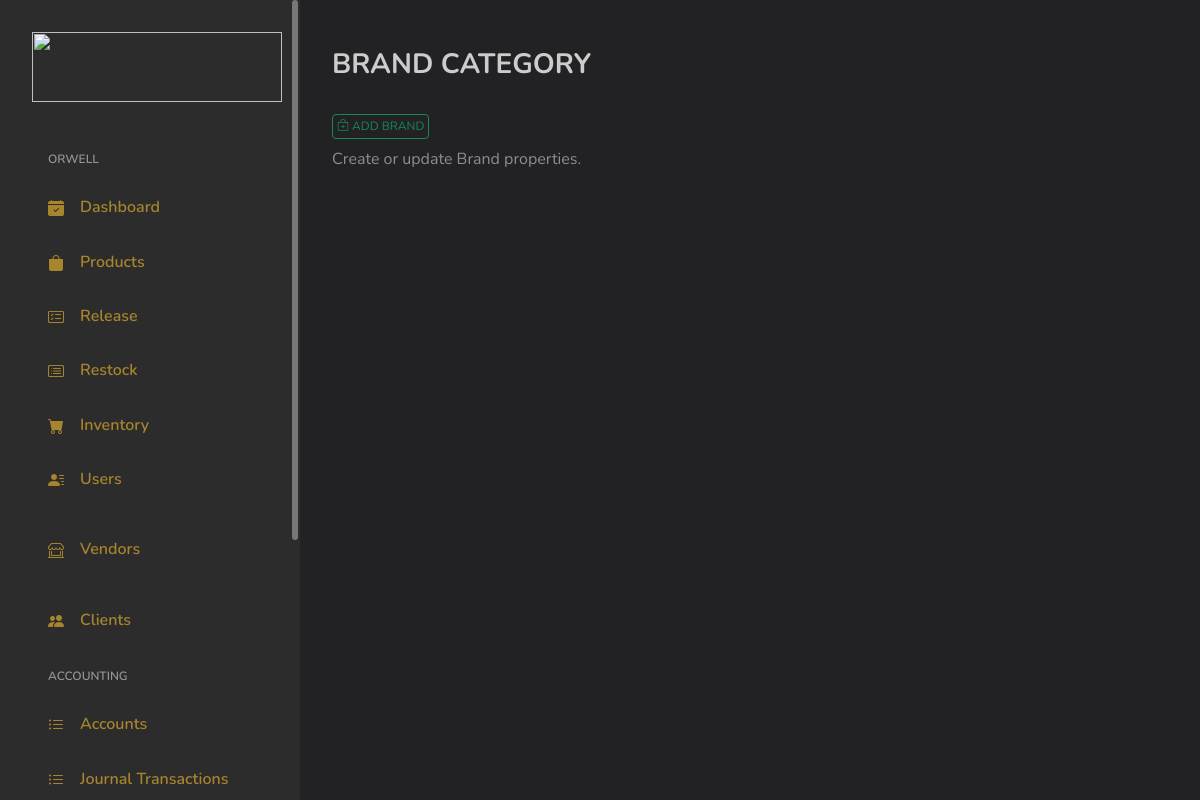
/admin/view_settings_bcat, run on an earlier commit of the app's database.
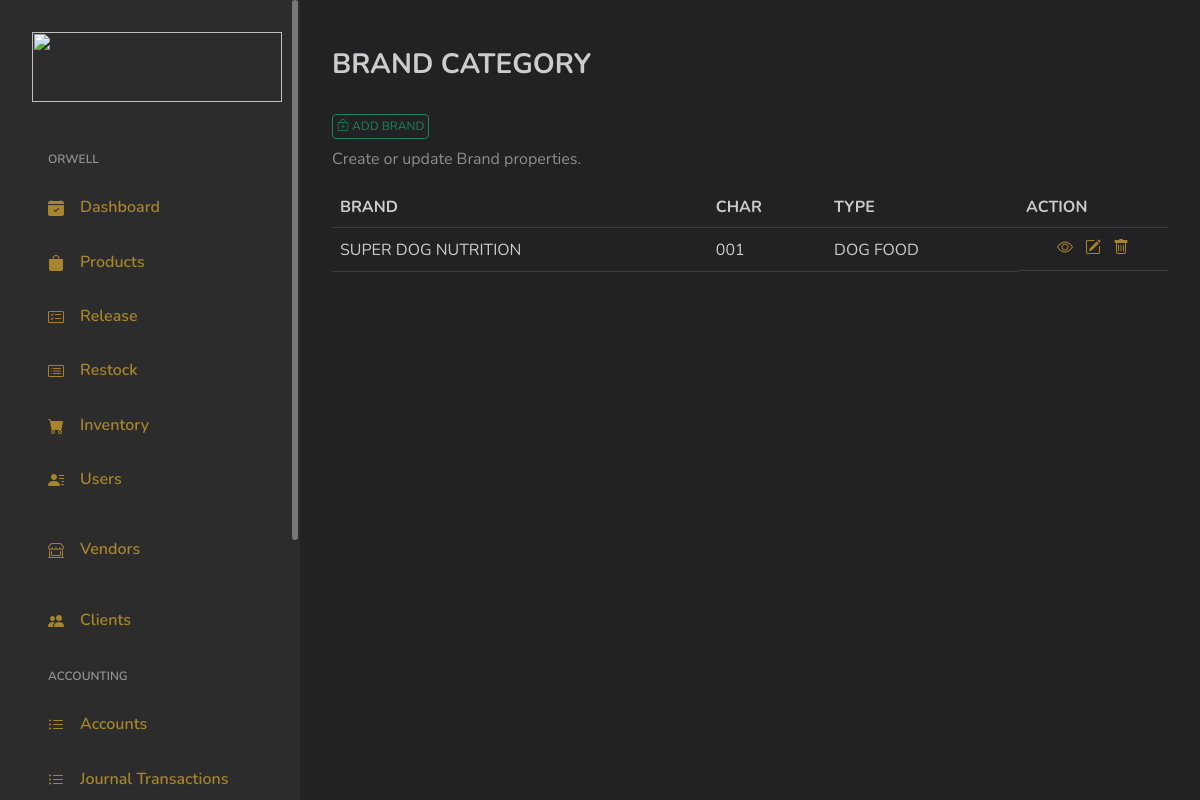
And on a later commit of the database.
### tables this page shows
CREATE TABLE `brand_category` (
  `ID` int(11) NOT NULL,
  `Brand_Name` varchar(255) DEFAULT NULL,
  `Brand_Char` varchar(255) DEFAULT NULL,
  `Brand_Type` varchar(255) DEFAULT NULL,
  `UniqueID` varchar(255) DEFAULT NULL
);

### application/controllers/Admin.php (called while the page is built, shortened)
<?php
class Admin extends MY_Controller {
	public $globalData = [];
	public function __construct()
	{
		$this->load->model('Model_Selects');
		$this->load->model('Model_Security');
		$this->load->model('Model_Inserts');
		$this->load->model('Model_Logbook');
		$this->load->model('Model_Updates');
		$this->load->model('Model_Deletes');
	}
	public function view_settings_bcat()
	{
		$data = [];
		$data = array_merge($data, $this->globalData);
		$header['pageTitle'] = 'Brand Category Settings';
		$data['globalHeader'] = $this->load->view('main/globals/header', $header);
		$data['All_Brands'] = $this->Model_Selects->All_Brands();
		$this->load->view('admin/settings_brandcat', $data);
	}
}

### index.php (called while the page is built, shortened)
<?php
require_once BASEPATH.'core/CodeIgniter.php';

### application/models/Model_Selects.php (called while the page is built, shortened)
<?php
class Model_Selects extends CI_Model {
	public function All_Brands()
	{
		$this->db->select('*');
		$result = $this->db->get('brand_category');
		return $result;
	}
}

### application/views/admin/settings_brandcat.php (the view, shortened to what this page needs)
<link rel="stylesheet" type="text/css" href="https://cdn.datatables.net/1.11.3/css/dataTables.bootstrap4.min.css"/>
</head>
<body>
<div id="app">
	<div id="main">
		<div class="page-heading">
			<div class="page-title">
				<div class="row">
					<div class="col-12 col-md-12">
						<h3>BRAND CATEGORY</h3>
					</div>
					<div class="col-12 col-md-12 pt-4 pb-2">
						<button type="button" class="addbrand-btn btn btn-sm-success" style="font-size: 12px;"><i class="bi bi-bag-plus"></i> ADD BRAND</button>
					</div>
					<p class="text-subtitle text-muted">Create or update Brand properties.</p>
				</div>
			</div>
			<?php if ($All_Brands->num_rows() > 0) { ?>
				<section class="section">
					<div class="table-responsive">
						<table id="brandsss" class="table">
							<thead>
								<tr>
									<th>
										BRAND
									</th>
									<th>
										CHAR
									</th>
									<th>
										TYPE
									</th>
									<th  width="150">
										ACTION
									</th>
								</tr>
							</thead>
							<tbody>
								<?php foreach ($All_Brands->result_array() as $row) { ?>
									<tr>
										<td>
											<?php echo $row['Brand_Name']; ?>
										</td>
										<td>
											<?php echo $row['Brand_Char']; ?>
										</td>
										<td>
											<?php echo $row['Brand_Type']; ?>
										</td>
										<td class="d-flex flex-wrap justify-content-center">
											<a class="btn-viewbrand" style="margin-left: 6px; margin-right: 6px;" href="#" data-value="<?php echo $row['UniqueID']; ?>"> <i class="bi bi-eye"></i> </a>
											<a class="btn-updatebrand" style="margin-left: 6px; margin-right: 6px;" href="#" data-value="<?php echo $row['UniqueID']; ?>"> <i class="bi bi-pencil-square"></i> </a>
											<a class="btn-removebrand" style="margin-left: 6px; margin-right: 6px;" href="#" data-value="<?php echo $row['UniqueID']; ?>"> <i class="bi bi-trash"></i> </a>
										</td>
									</tr>
								<?php } ?>
							</tbody>
						</table>
					</div>
				</section>
			<?php } ?>
		</div>
	</div>
</div>
</body>
</html>

What changed in the data, as far as the page shows it:
added brand_category: Brand_Name "SUPER DOG NUTRITION", Brand_Char "001", Brand_Type "DOG FOOD"
Also different on the page:
text now shown: "BRAND CHAR TYPE ACTION"
